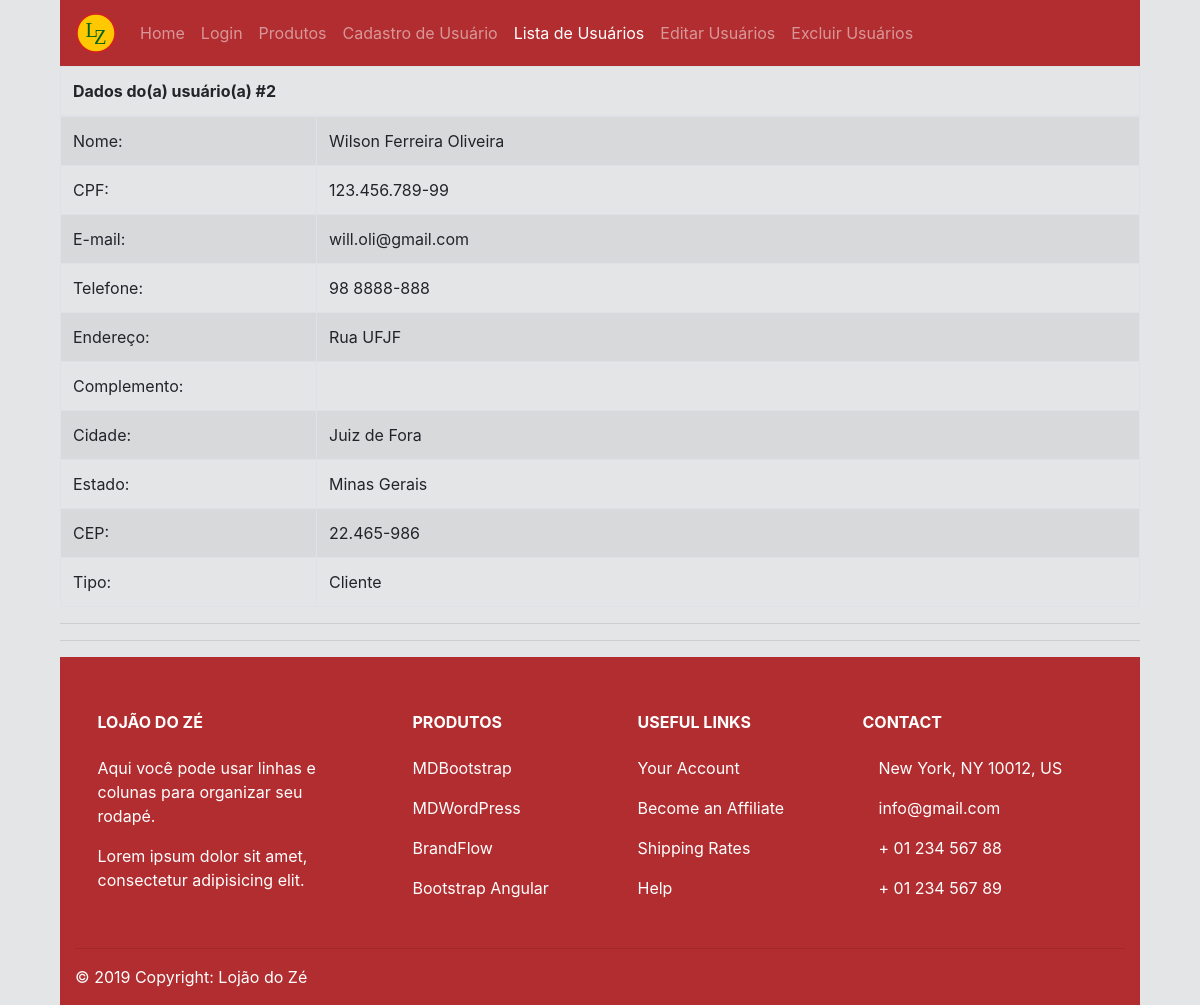
/detalheUsuario.php?id=2, run on the app's committed database.
### tables this page shows
CREATE TABLE `usuarios` (
  `id` int(11) NOT NULL AUTO_INCREMENT,
  `email` text NOT NULL,
  `senha` text NOT NULL,
  `nome` text NOT NULL,
  `telefone` text NOT NULL,
  `cpf` varchar(11) NOT NULL,
  `cnpj` varchar(14) NOT NULL,
  `endereco` text NOT NULL,
  `complemento` text,
  `cidade` text NOT NULL,
  `estado` text NOT NULL,
  `cep` text NOT NULL,
  `tipo` tinyint(1) NOT NULL DEFAULT '0',
  `cargo_funcionario` text NOT NULL,
  `salario_funcionario` float NOT NULL,
  `data_entrada_funcionario` date NOT NULL,
  `num_identificacao_funcionario` int(11) NOT NULL,
  PRIMARY KEY (`id`)
);

### detalheUsuario.php (the view, shortened to what this page needs)
<!DOCTYPE html>
<html>
<head>
    <link rel="stylesheet" href="publico/css/bootstrap.min.css">
    <link rel="stylesheet" href="publico/css/estilo.css">
</head>
<?php
    include "header.php";
?>
<body>
<?php
    include_once('conexao.php');
    $sql =  "SELECT id, nome, cpf, email, telefone, endereco, complemento, cidade, estado, cep, tipo ";
    $sql .= "FROM usuarios ";
    $sql .= "WHERE id=" . $_GET["id"];
    $resultado = mysqli_query($conexao, $sql) or die($conexao->error);
    $row = mysqli_fetch_array($resultado);
    $t="Administrador";
    if(!$row["tipo"]) {
        $t="Cliente" ;
    } else {
        $t="Administrador";
    }
    function aplicaMascara($texto, $formato)
    {
        $len = strlen($formato);
        $ret = "";
        $pos = 0;
        for($i=0; $i<$len; $i++)
        {
            $chr = substr($formato, $i, 1);
            if($chr == '#')
            {
                if($pos <= strlen($texto)){
                    $ret .= substr($texto, $pos, 1);
                } else {
                    $ret .= " ";
                }
                $pos++;
            } else {
                $ret .= $chr;
            }
        }
        return $ret;
    }
    function aplicaMascaraTelefone($telefone)
    {
        $len = strlen($telefone);
        if($len <= 10)
        {
            return aplicaMascara($telefone,'## ####-####');
        } else {
            return aplicaMascara($telefone,'## #.####-####');
        }
    }
	?>
	<table class ="table table-striped table-bordered">
        <tbody>
            <thead>
                <tr><th colspan="2" scope="col">Dados do(a) usuário(a) #<?php echo $row['id'];?></th></tr>
            </thead>
            <tr>
                <td class="td-userlist">Nome:</td><td><?php echo $row['nome'];?></td>
            </tr>
            <tr>
                <td class="td-userlist">CPF:</td><td><?php echo aplicaMascara($row['cpf'],'###.###.###-##');?></td>
            </tr>
            <tr>
                <td class="td-userlist">E-mail:</td><td><?php echo $row['email'];?></td>
            </tr>
            <tr>
                <td class="td-userlist">Telefone:</td><td><?php echo aplicaMascaraTelefone($row['telefone']);?></td>
            </tr>
            <tr>
                <td class="td-userlist">Endereço:</td><td><?php echo $row['endereco'];?></td>
            </tr>
            <tr>
                <td class="td-userlist">Complemento:</td><td><?php echo $row['complemento'];?></td>
            </tr>
            <tr>
                <td class="td-userlist">Cidade:</td><td><?php echo $row['cidade'];?></td>
            </tr>
            <tr>
                <td class="td-userlist">Estado:</td><td><?php echo $row['estado'];?></td>
            </tr>
            <tr>
                <td class="td-userlist">CEP:</td><td><?php echo aplicaMascara($row['cep'],'##.###-###');?></td>
            </tr>
            <tr>
                <td class="td-userlist">Tipo:</td><td><?php echo $t;?></td>
            </tr>
	</table>
    <hr>
</body>
<hr>
<?php
    include "footer.php";
?>
</html>

### publico/css/estilo.css (style rules this page uses)
body { margin-left: 5%; margin-right: 5%; font-family: -apple-system, BlinkMacSystemFont, "Segoe UI", Roboto, "Helvetica Neue", Arial, sans-serif, "Apple Color Emoji", "Segoe UI Emoji", "Segoe UI Symbol"; font-size: 1rem; font-weight: 400; line-height: 1.5; color: #212529; text-align: justify; background-color: rgb(227, 229, 231); }
.td-userlist { width : 16em; }

### data on the page
usuarios: id "2", nome "Wilson Ferreira Oliveira", cpf "123.456.789-99", email "will.oli@gmail.com", telefone "98 8888-888", endereco "Rua UFJF", cidade "Juiz de Fora", estado "Minas Gerais", cep "22.465-986", tipo "Cliente"
